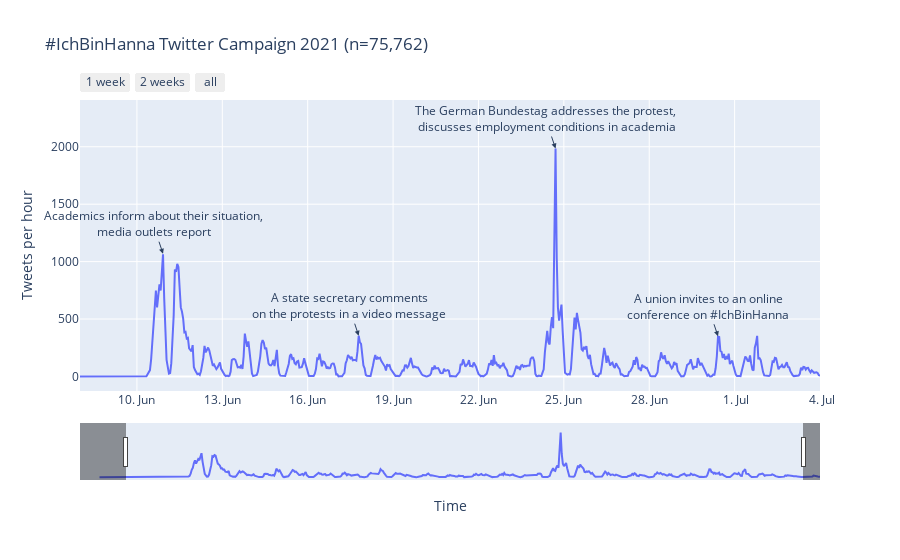

Here is the notebook cell this chart was saved with:
### Markdown cell above
Now we create a plotly graph. We use advanced settings to offer customization for users: a slider and changing information based on the zoom.,

### Code cell
# Print the totals first
print('The total tweet count for', hashtag1, 'is', df['count'].sum())

fig = px.line(
    df,
    x='dates', 
    y='count',
    labels={'dates': 'Time', 'count': 'Tweets per hour'},
    range_x=["2021-06-08", "2021-07-04"], # This is the default start zoom
    title='#IchBinHanna Twitter Campaign 2021 (n=75,762)' 
)
fig.update_xaxes(
    rangeslider_visible=True, # Enable slider
    tickformatstops = [
        dict(dtickrange=[None, 1000], value="%H:%M:%S.%L ms"),
        dict(dtickrange=[1000, 60000], value="%H:%M:%S"),
        dict(dtickrange=[60000, 3600000], value="%H:%M"),
        dict(dtickrange=[3600000, 86400000], value="%e. %b, %H:%M"),
        dict(dtickrange=[86400000, 604800000], value="%e. %b"),
        dict(dtickrange=[604800000, "M1"], value="%e. %b"),
        dict(dtickrange=["M1", "M12"], value="%b '%y"),
        dict(dtickrange=["M12", None], value="%Y")
    ],
    rangeselector=dict(
        buttons=list([
            dict(count=7, label="1 week", step="day", stepmode="backward"),
            dict(count=14, label="2 weeks", step="day", stepmode="backward"),
            #dict(count=21, label="3 weeks", step="day", stepmode="backward"),
            # dict(count=1, label="1 month", step="month", stepmode="backward"),
            #dict(count=6, label="6 months", step="month", stepmode="backward"),
            #dict(count=1, label="YTD", step="year", stepmode="todate"),
            #dict(count=1, label="1 year", step="year", stepmode="backward"),
            #dict(count=3, label="3 years", step="year", stepmode="backward"),
            dict(step="all")
        ])
    )
)
fig.add_annotation(x="2021-06-10T22:00", y=1069,
            text="Academics inform about their situation,<br>media outlets report",
            showarrow=True,
            arrowhead=2)
fig.add_annotation(x="2021-06-17T19:00", y=355,
            text="A state secretary comments<br>on the protests in a video message",
            showarrow=True,
            arrowhead=2)
fig.add_annotation(x="2021-06-24T17:00", y=1985,
            text="The German Bundestag addresses the protest,<br> discusses employment conditions in academia",
            showarrow=True,
            arrowhead=2)

fig.add_annotation(x="2021-06-30T10:00", y=350,
            text="A union invites to an online<br>conference on #IchBinHanna",
            showarrow=True,
            arrowhead=2)

fig.update_layout(showlegend=False)
fig.show()

### Figure 1 — Plotly figure (JSON) as saved in the notebook; plotly's stock layout.template omitted (floating-point values rounded to 4 significant figures; data arrays with more than 128 entries replaced by an {"elided": "..."} marker saying what was removed)
{"data": [{"hovertemplate": "Time=%{x}<br>Tweets per hour=%{y}<extra></extra>", "legendgroup": "", "line": {"color": "#636efa", "dash": "solid"}, "mode": "lines", "name": "", "orientation": "v", "showlegend": false, "type": "scatter", "x": {"elided": "665 str values"}, "xaxis": "x", "y": {"elided": "665 int values"}, "yaxis": "y"}], "layout": {"annotations": [{"arrowhead": 2, "showarrow": true, "text": "Academics inform about their situation,<br>media outlets report", "x": "2021-06-10T22:00", "y": 1069}, {"arrowhead": 2, "showarrow": true, "text": "A state secretary comments<br>on the protests in a video message", "x": "2021-06-17T19:00", "y": 355}, {"arrowhead": 2, "showarrow": true, "text": "The German Bundestag addresses the protest,<br> discusses employment conditions in academia", "x": "2021-06-24T17:00", "y": 1985}, {"arrowhead": 2, "showarrow": true, "text": "A union invites to an online<br>conference on #IchBinHanna", "x": "2021-06-30T10:00", "y": 350}], "autosize": true, "legend": {"tracegroupgap": 0}, "showlegend": false, "title": {"text": "#IchBinHanna Twitter Campaign 2021 (n=75,762)"}, "xaxis": {"anchor": "y", "domain": [0, 1], "range": ["2021-06-08", "2021-07-04"], "rangeselector": {"buttons": [{"count": 7, "label": "1 week", "step": "day", "stepmode": "backward"}, {"count": 14, "label": "2 weeks", "step": "day", "stepmode": "backward"}, {"step": "all"}]}, "rangeslider": {"autorange": true, "range": ["2021-06-07", "2021-07-04 16:00"], "visible": true, "yaxis": {"_template": null, "rangemode": "match"}}, "tickformatstops": [{"dtickrange": [null, 1000], "value": "%H:%M:%S.%L ms"}, {"dtickrange": [1000, 60000], "value": "%H:%M:%S"}, {"dtickrange": [60000, 3600000], "value": "%H:%M"}, {"dtickrange": [3600000, 86400000], "value": "%e. %b, %H:%M"}, {"dtickrange": [86400000, 604800000], "value": "%e. %b"}, {"dtickrange": [604800000, "M1"], "value": "%e. %b"}, {"dtickrange": ["M1", "M12"], "value": "%b '%y"}, {"dtickrange": ["M12", null], "value": "%Y"}], "title": {"text": "Time"}, "type": "date"}, "yaxis": {"anchor": "x", "autorange": true, "domain": [0, 1], "range": [-179.4, 3408.0], "title": {"text": "Tweets per hour"}, "type": "linear"}}}
